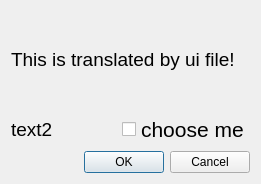
<?xml version="1.0" encoding="UTF-8"?>
<ui version="4.0">
 <class>CDialog</class>
 <widget class="QDialog" name="CDialog">
  <property name="geometry">
   <rect>
    <x>0</x>
    <y>0</y>
    <width>261</width>
    <height>184</height>
   </rect>
  </property>
  <property name="windowTitle">
   <string>Dialog</string>
  </property>
  <layout class="QGridLayout" name="gridLayout">
   <item row="0" column="0" colspan="2">
    <widget class="QLabel" name="m_pLabel1">
     <property name="font">
      <font>
       <pointsize>14</pointsize>
      </font>
     </property>
     <property name="text">
      <string>This is translated by ui file!</string>
     </property>
    </widget>
   </item>
   <item row="1" column="0">
    <widget class="QLabel" name="m_pLabel2">
     <property name="font">
      <font>
       <pointsize>14</pointsize>
      </font>
     </property>
     <property name="text">
      <string>text2</string>
     </property>
    </widget>
   </item>
   <item row="1" column="1">
    <widget class="QCheckBox" name="checkBox">
     <property name="font">
      <font>
       <family>Arial</family>
       <pointsize>16</pointsize>
      </font>
     </property>
     <property name="text">
      <string>choose me</string>
     </property>
    </widget>
   </item>
   <item row="2" column="0" colspan="2">
    <widget class="QDialogButtonBox" name="buttonBox">
     <property name="orientation">
      <enum>Qt::Horizontal</enum>
     </property>
     <property name="standardButtons">
      <set>QDialogButtonBox::Cancel|QDialogButtonBox::Ok</set>
     </property>
    </widget>
   </item>
  </layout>
 </widget>
 <resources/>
 <connections>
  <connection>
   <sender>buttonBox</sender>
   <signal>accepted()</signal>
   <receiver>CDialog</receiver>
   <slot>accept()</slot>
   <hints>
    <hint type="sourcelabel">
     <x>248</x>
     <y>254</y>
    </hint>
    <hint type="destinationlabel">
     <x>157</x>
     <y>274</y>
    </hint>
   </hints>
  </connection>
  <connection>
   <sender>buttonBox</sender>
   <signal>rejected()</signal>
   <receiver>CDialog</receiver>
   <slot>reject()</slot>
   <hints>
    <hint type="sourcelabel">
     <x>316</x>
     <y>260</y>
    </hint>
    <hint type="destinationlabel">
     <x>286</x>
     <y>274</y>
    </hint>
   </hints>
  </connection>
 </connections>
</ui>
